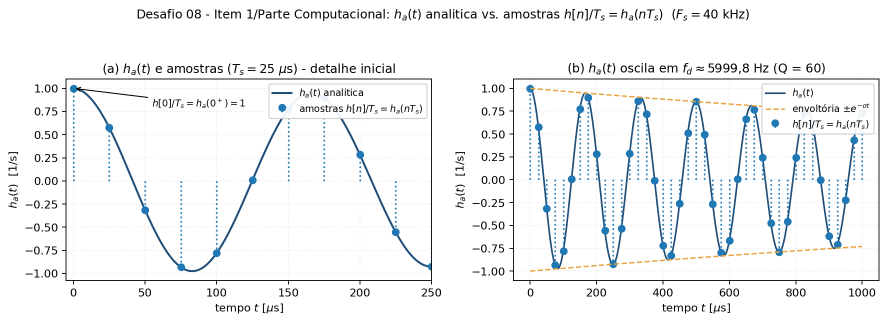
#> input picture figuras/fig01_ha_t_e_amostras.png, 1773 x 645 px (shown at 1/2 size); its folder holds 5 pictures in this run
$ python gerar_slides.py
#> lines starting #> are read from the running program, lines starting #| are printed output that depends on the picture
#!/usr/bin/env python3
# -*- coding: utf-8 -*-
# Autor: Matheus Sousa, LCSI-DES, UFPE.
"""
===============================================================================
 PDS 2026.2 - DESAFIO 08 - GERADOR DOS SLIDES (PDF)
===============================================================================

 Monta o arquivo  slides_desafio08.pdf  (formato 16:9) com o texto da
 apresentacao oral e as figuras geradas por src/desafio08.py.

 Nao depende de nenhuma biblioteca extra: usa matplotlib.backends.backend_pdf,
 portanto o mesmo ambiente que roda a simulacao gera os slides.

 Uso:
     python src/desafio08.py        # gera as figuras (figuras/*.png)
     python src/gerar_slides.py     # gera slides_desafio08.pdf
===============================================================================
"""

from __future__ import annotations

from pathlib import Path

import matplotlib
matplotlib.use("Agg")

import matplotlib.image as mpimg
import matplotlib.pyplot as plt
from matplotlib.backends.backend_pdf import PdfPages

RAIZ = Path(__file__).resolve().parent.parent
FIG = RAIZ / "figuras"
SAIDA = RAIZ / "slides_desafio08.pdf"

AZUL = "#1f4e79"
VERM = "#c00000"
CINZA = "#404040"
LAR, ALT = 13.333, 7.5          # polegadas (16:9)


def slide_base(titulo: str, subtitulo: str | None = None):
    fig = plt.figure(figsize=(LAR, ALT))
    fig.patch.set_facecolor("white")
    fig.text(0.045, 0.935, titulo, fontsize=23, weight="bold", color=AZUL,
             va="top")
    fig.patches.append(plt.Rectangle((0.045, 0.892), 0.91, 0.004,
                                     transform=fig.transFigure,
                                     facecolor=VERM))
    if subtitulo:
        fig.text(0.045, 0.868, subtitulo, fontsize=13, color=CINZA, va="top")
    return fig


def slide_bullets(titulo, itens, subtitulo=None, rodape=None):
#> called with titulo = 'Contexto e protótipo analógico', rodape = 'Desafio 08 — PDS 2026.2'
    fig = slide_base(titulo, subtitulo)
    y = 0.815
    for it in itens:
        if it.startswith("##"):
            y -= 0.030
            fig.text(0.055, y, it[2:].strip(), fontsize=15, weight="bold",
                     color=VERM, va="top")
            y -= 0.075
            continue
        if it.startswith("$"):       # linha de formula (mathtext)
            fig.text(0.095, y, it, fontsize=16, color="black", va="top")
            y -= 0.085
            continue
        fig.text(0.062, y, "\u2022", fontsize=14, color=AZUL, va="top")
        fig.text(0.088, y, it, fontsize=14, color="black", va="top",
                 wrap=True)
        y -= 0.070 + 0.045 * (len(it) // 95)
    if rodape:
        fig.text(0.045, 0.035, rodape, fontsize=10.5, color=CINZA, va="bottom")
    return fig


def slide_figura(titulo, imagem: str, texto: str | None = None,
                 subtitulo=None, rodape=None):
#> called with imagem = 'fig01_ha_t_e_amostras.png'
    fig = slide_base(titulo, subtitulo)
    ax = fig.add_axes([0.045, 0.10, 0.91, 0.74])
    ax.imshow(mpimg.imread(FIG / imagem))
    ax.axis("off")
    if texto:
        fig.text(0.045, 0.070, texto, fontsize=12, color=CINZA, va="bottom")
    if rodape:
        fig.text(0.955, 0.035, rodape, fontsize=10.5, color=CINZA, va="bottom",
                 ha="right")
    return fig


def main() -> int:
    n_slides = 0
    with PdfPages(SAIDA) as pdf:
        # ------------------------------------------------------------ 1
        f = plt.figure(figsize=(LAR, ALT))
        f.patch.set_facecolor("white")
        f.patches.append(plt.Rectangle((0, 0), 1, 0.16,
                                       transform=f.transFigure,
                                       facecolor=AZUL))
        f.text(0.5, 0.76, "Desafio 08", fontsize=40, weight="bold",
               color=AZUL, ha="center")
        f.text(0.5, 0.63, "Discretização de Filtros IIR por Invariância ao "
               "Impulso\ne Análise de Aliasing Espectral", fontsize=22,
               color=CINZA, ha="center")
        f.text(0.5, 0.44, "PDS 2026.2 — Departamento de Eletrônica e Sistemas "
               "(UFPE)", fontsize=15, ha="center", color="black")
        f.text(0.5, 0.38, "Avaliação em duplas — 10 minutos "
               "(7–8 min de exposição + 2–3 min de arguição)",
               fontsize=13, ha="center", color=VERM)
        f.text(0.5, 0.27, "Dupla: ______________________  |  "
               "______________________", fontsize=14, ha="center",
               color=CINZA)
        f.text(0.5, 0.13, "F_s = 40 kHz  (T_s = 25 µs)  •  f_0 = 6 kHz  •  "
               "Q = 60", fontsize=13, ha="center", color=AZUL)
        pdf.savefig(f)
        plt.close(f)

        # ------------------------------------------------------------ 2
        f = slide_bullets(
            "Contexto e protótipo analógico",
            ["O enunciado pede um filtro digital passa-faixa obtido a partir "
             "do protótipo analógico:",
             "$H_a(s) = \\frac{s}{s^2 + 200\\pi s + (12000\\pi)^2} = "
             "\\frac{s}{s^2+2\\zeta\\omega_n s+\\omega_n^2}$",
             "## Parâmetros exatos",
             "$\\omega_n = 12000\\pi = 37699{,}1118$ rad/s  ($f_n$ = 6000 Hz)",
             "$2\\zeta\\omega_n = 200\\pi \\Rightarrow \\zeta = 1/120 = "
             "8{,}333\\times10^{-3} \\Rightarrow Q = 60$",
             "$\\sigma = \\zeta\\omega_n = 100\\pi$, $\\omega_d = 100\\pi"
             "\\sqrt{14399} = 37697{,}8028$ rad/s",
             "Método exigido: INVARIÂNCIA AO IMPULSO com $T_s = 25\\ \\mu$s "
             "($F_s$ = 40 kHz)",
             "Definição:  $h[n] = T_s\\,h_a(nT_s)$, ou seja, a sequência é a "
             "resposta ao impulso analógica amostrada e escalada por $T_s$."],
            rodape="Desafio 08 — PDS 2026.2")
        pdf.savefig(f)
        plt.close(f)

        # ------------------------------------------------------------ 3
        f = slide_bullets(
            "Item 1 — resposta ao impulso analógica $h_a(t)$",
            ["Frações parciais:",
             "$\\frac{s}{(s+\\sigma)^2+\\omega_d^2} = "
             "\\frac{s+\\sigma}{(s+\\sigma)^2+\\omega_d^2} - "
             "\\frac{\\sigma}{(s+\\sigma)^2+\\omega_d^2}$",
             "## Resultado (tabelas de Laplace)",
             "$h_a(t) = e^{-100\\pi t}\\left[\\cos(\\omega_d t) - "
             "\\frac{1}{\\sqrt{14399}}\\sin(\\omega_d t)\\right]u(t)$",
             "$\\omega_d = 100\\pi\\sqrt{14399} = 37697{,}8028$ rad/s  "
             "($f_d$ = 5999,79 Hz)",
             "## Pontos de atenção",
             "$h_a(0^+) = 1$ e $h_a(0^-) = 0$: existe um SALTO em $t=0$ "
             "(será usado na análise de aliasing)",
             "$|H_a(j\\omega_n)| = \\frac{1}{2\\zeta\\omega_n} = "
             "\\frac{1}{200\\pi} = 1{,}59155\\times10^{-3}$"],
            rodape="Verificado com SymPy (forma exata com $\\sqrt{119}$) e "
                   "numericamente — ver src/verificacao.py")
        pdf.savefig(f)
        plt.close(f)

        # ------------------------------------------------------------ 4
        f = slide_figura(
            "Item 1 — $h_a(t)$ e as amostras $h[n]/T_s = h_a(nT_s)$",
            "fig01_ha_t_e_amostras.png",
            "As amostras caem exatamente sobre a curva analítica: é a "
            "definição do método (não há aproximação no tempo).",
            subtitulo="Oscilação em ~5999,8 Hz com decaimento "
                      "$e^{-\\sigma t}$ (τ = 1/σ = 3,18 ms; Q = 60)")
        pdf.savefig(f)
        plt.close(f)

        # ------------------------------------------------------------ 5
        f = slide_bullets(
            "Item 2 — coeficientes exatos de $H(z)$ (2ª ordem)",
            ["Com $r = e^{-\\sigma T_s}$ e $\\theta = \\omega_d T_s$:",
             "$H(z) = \\frac{T_s\\left[1 - r\\left(\\cos\\theta + "
             "\\frac{\\sigma}{\\omega_d}\\sin\\theta\\right)z^{-1}\\right]}"
             "{1 - 2r\\cos\\theta\\,z^{-1} + r^2z^{-2}}$",
             "$r = e^{-100\\pi\\cdot25\\mu} = 0{,}992176780$   |   "
             "$\\theta = 0{,}942445070$ rad = $0{,}29998958\\pi$ rad/amostra",
             "## Coeficientes numéricos",
             "$b_0 = T_s = 2{,}500000000\\times10^{-5}$   |   "
             "$b_1 = -1{,}474755715\\times10^{-5}$",
             "$a_1 = -1{,}166426294$   |   "
             "$a_2 = 0{,}9844147634$",
             "Polos: $z = 0{,}992176780\\,e^{\\pm j0{,}29999\\pi}$ "
             "$\\Rightarrow |z| < 1$ (ESTÁVEL).  Zero do método em "
             "$z = 0{,}58990$.",
             "O ganho em DC vale $|H(e^{j0})| = 1{,}2534\\times10^{-5} "
             "\\approx T_s/2$ — resíduo do termo de meia-descontinuidade, "
             "e não exatamente zero."],
            rodape="Conferido por dois caminhos independentes: resíduos "
                   "complexos dos polos e soma direta (TDFT) de h[n]")
        pdf.savefig(f)
        plt.close(f)

        # ------------------------------------------------------------ 6
        f = slide_figura(
            "Item 2 — polos e zeros no plano z",
            "fig05_polos_zeros.png",
            "Os polos analógicos mapeiam por $z=e^{sT_s}$: raio "
            "$r=e^{-\\sigma T_s}<1$ garante estabilidade. Os ZEROS não são "
            "mapeados — o zero em $s=0$ (DC) não vira zero em $z=1$.",
            subtitulo="Comparação $F_s$ = 40 kHz ($\\theta=0{,}3\\pi$) e "
                      "$F_s$ = 15 kHz ($\\theta=0{,}8\\pi$)")
#> call 2 of slide_figura, with titulo = 'Item 2 — polos e zeros no plano z', imagem = 'fig05_polos_zeros.png'
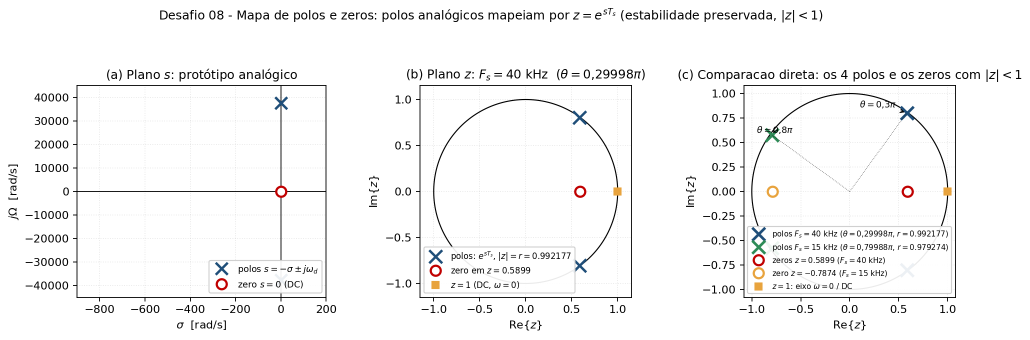
#> input picture figuras/fig05_polos_zeros.png, 2060 x 679 px (shown at 1/2 size)
        pdf.savefig(f)
        plt.close(f)

        # ------------------------------------------------------------ 7
        f = slide_figura(
            "Item 3 — ganho de pico em $\\omega_0 = 2\\pi\\cdot6000\\cdot T_s "
            "= 0{,}3\\pi$",
            "fig03_magnitude_analogico_vs_digital.png",
            "ANALÓGICO: $|H_a(j\\omega_n)| = 1{,}59155\\times10^{-3}$ "
            "(−55,9636 dB)   |   DIGITAL: $|H(e^{j0{,}3\\pi})| = "
            "1{,}60409\\times10^{-3}$ (−55,8954 dB)",
            subtitulo="Diferença de apenas +0,0685 dB (+0,79 %): "
                      "aliasing desprezível com $F_s$ = 40 kHz")
#> call 3 of slide_figura, with imagem = 'fig03_magnitude_analogico_vs_digital.png'
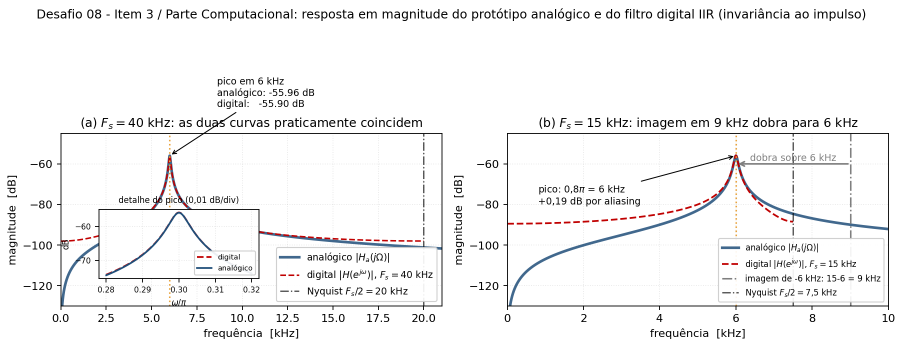
#> input picture figuras/fig03_magnitude_analogico_vs_digital.png, 1806 x 694 px (shown at 1/2 size)
        pdf.savefig(f)
        plt.close(f)

        # ------------------------------------------------------------ 8
        f = slide_figura(
            "Mecanismo do aliasing: réplicas deslocadas de $kF_s$",
            "fig04_aliasing_replicas.png",
            "A TDFT do filtro digital é a soma das réplicas: quanto menor "
            "$F_s$, mais perto da banda-base caem as réplicas.",
            subtitulo="$F_s$ = 40 kHz: réplicas em 34/46 kHz  |  "
                      "$F_s$ = 15 kHz: imagem em 9 kHz dobra para 6 kHz  |  "
                      "$F_s$ = 8 kHz: a ressonância inteira dobra para 2 kHz")
#> call 4 of slide_figura, with imagem = 'fig04_aliasing_replicas.png'
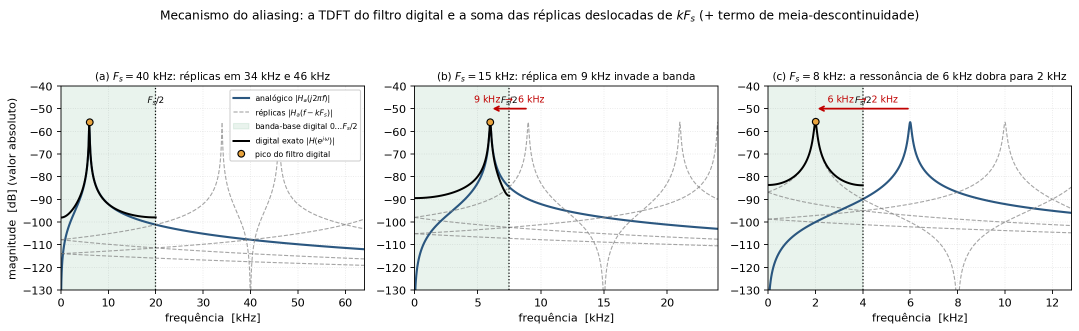
#> input picture figuras/fig04_aliasing_replicas.png, 2158 x 662 px (shown at 1/2 size)
        pdf.savefig(f)
        plt.close(f)

        # ------------------------------------------------------------ 9
        f = slide_figura(
            "Item 3 — quando o aliasing passa a importar",
            "fig07_erro_aliasing_vs_Fs.png",
            "Erro do pico em dB relativo ao protótipo analógico: "
            "$F_s$ = 40 kHz → +0,07 dB (nominal); $F_s$ = 15 kHz → +0,19 dB; "
            "$F_s$ = 12 kHz → +6,1 dB; abaixo de 12 kHz a ressonância de "
            "6 kHz é subamostrada e reaparece em $F_s - 6$ kHz.",
            subtitulo="Resposta ao item 3: NÃO houve alteração significativa "
                      "do pico em relação ao filtro analógico original")
        pdf.savefig(f)
        plt.close(f)

        # ----------------------------------------------------------- 10
        f = slide_figura(
            "Desafio de reflexão — por que o método falha no passa-altas",
            "fig06_falha_passa_altas.png",
            "Passa-altas analógico $H_a(s)=\\frac{s}{s+2000\\pi}$ → "
            "$H(z)$ obtido: ganho em DC = 1,0806 (+0,67 dB) e em Nyquist = "
            "0,0847 (−21,45 dB): o filtro ficou PASSA-BAIXAS.",
            subtitulo="Causa: $|H_a(j\\Omega)| \\to 1$ quando "
                      "$\\Omega\\to\\infty$ — a soma das réplicas não converge")
        pdf.savefig(f)
        plt.close(f)

        # ----------------------------------------------------------- 11
        f = slide_bullets(
            "Desafio de reflexão — a explicação matemática",
            ["1) A identidade exata do método é uma soma periódica "
             "(Poisson):",
             "$H(e^{j\\omega}) = \\sum_{k} H_a\\!\\left(j\\frac{\\omega-2\\pi "
             "k}{T_s}\\right) + \\frac{T_s h_a(0^+)}{2}$",
             "2) Para o passa-altas cada réplica vale ~1 em TODO $k$: "
             "a série NÃO converge (energia de todo o eixo Ω entra na "
             "banda digital).",
             "3) Nenhum $F_s$ resolve: o problema é do MÉTODO, não da taxa.",
             "4) O zero em $s=0$ que definia o passa-altas NÃO é transportado "
             "para $z=1$ — na invariancia ao impulso só os POLOS mapeiam, por "
             "$z=e^{sT_s}$.",
             "5) Consequência: o termo $T_s\\delta[n]$ (de $\\delta(t)$) "
             "somado ao passa-baixas do polo produz a curva decrescente "
             "observada.",
             "Para passa-altas usa-se TRANSFORMAÇÃO BILINEAR (com "
             "pré-deformação) — é o método do Desafio 09."],
            rodape="Conclusão: a invariancia ao impulso só é válida para "
                   "respostas limitadas em banda ($|H_a| \\to 0$ em HF)")
        pdf.savefig(f)
        plt.close(f)

        # ----------------------------------------------------------- 12
        f = slide_bullets(
            "Rigor extra e verificação numérica",
            ["Termo de meia-descontinuidade: como $h_a(0^+)=1$, a soma "
             "clássica de réplicas fica exatamente $T_s/2 = 12{,}5\\ \\mu$s "
             "abaixo da resposta exata.",
             "Comprovado na simulação: desvio medido "
             "$1{,}2500\\times10^{-5}$ (previsto $1{,}2500\\times10^{-5}$); "
             "erro relativo final $6{,}5\\times10^{-5}$.",
             "23 verificações independentes (src/verificacao.py), incluindo:",
             "## Três caminhos para $H(z)$",
             "$\\bullet$ forma fechada (tabelas)  $\\bullet$ resíduos "
             "complexos dos polos  $\\bullet$ TDFT/FFT de $h[n]$",
             "## Mapa de polos e escala de $F_s$",
             "$\\bullet$ polos digitais $= e^{p_aT_s}$ (exato)  $\\bullet$ "
             "$F_s$=12 kHz: pico dobra (2,026×) como previsto pelo "
             "dobramento em Nyquist"],
            rodape="Tudo reproduzível: python src/verificacao.py → "
                   "“TODAS AS VERIFICAÇÕES PASSARAM” (23/23)")
        pdf.savefig(f)
        plt.close(f)

        # ----------------------------------------------------------- 13
        f = slide_figura(
            "Resposta ao impulso do filtro digital",
            "fig02_resposta_impulso_digital.png",
            "$h[n]$ decai lentamente porque os polos estão muito próximos do "
            "círculo unitário ($r = 0{,}9922$): o filtro tem banda estreita "
            "(≈100 Hz de banda de −3 dB) e tempo de acomodação longo.",
            subtitulo="Estabilidade garantida por $|z| = r = e^{-\\sigma T_s} "
                      "< 1$")
        pdf.savefig(f)
        plt.close(f)

        # ----------------------------------------------------------- 14
        f = slide_bullets(
            "Conclusões",
            ["1) O protótipo tem $f_n$ = 6 kHz e Q = 60; sua resposta ao "
             "impulso e sua amostragem por $T_s$ = 25 µs foram obtidas de "
             "forma fechada e verificadas por três caminhos independentes.",
             "2) A invariancia ao impulso gerou um IIR de 2ª ordem exato "
             "($b_0,b_1,a_1,a_2$ acima), estável, com polos em "
             "$0{,}99218\\,e^{\\pm j0{,}3\\pi}$.",
             "3) O ganho de pico em $\\omega_0 = 0{,}3\\pi$ difere do "
             "analógico em +0,07 dB: NÃO houve alteração significativa, "
             "porque $F_s/2 = 20$ kHz ≫ 6 kHz (réplicas 50 dB abaixo do pico).",
             "4) O aliasing cresce ao reduzir $F_s$: +0,19 dB (15 kHz), "
             "+6,1 dB (12 kHz) e subamostragem real abaixo de 12 kHz — "
             "a fronteira é $F_s = 2f_0$.",
             "5) No passa-altas o método DEGENERA (resposta decrescente) "
             "porque as réplicas não decaem; a solução é a transformação "
             "bilinear.",
             "Próximos passos naturais: pré-deformação e bilinear (Desafio 09) "
             "e banda estreita em cascata (SOS, Desafio 06)."],
            rodape="Obrigado! Perguntas?")
        pdf.savefig(f)
        plt.close(f)

    print(f"[slides] {SAIDA} ({SAIDA.stat().st_size / 1024:.0f} kB)")
    return 0


if __name__ == "__main__":
#> (the run stopped early here; a loop or call above may not have finished)
